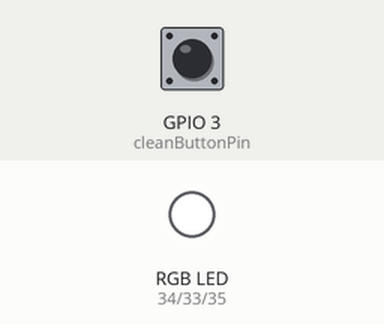
Simulated run of this sketch. Board: ESP32. On the bench: an RGB LED mixed from three pins (HIGH = lit). Dashed ring = blinking. Inputs (shaded band) come from the test bench; at power-on: GPIO 3 (cleanButtonPin) HIGH.

Above: at 1.25 s.
1.3 s: GPIO 3 (cleanButtonPin) pulled LOW for 0.15 s
At 1.55 s:
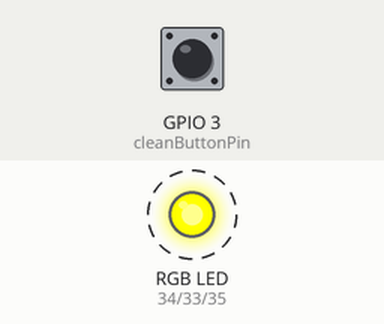
4.3 s: GPIO 3 (cleanButtonPin) pulled LOW for 1 s
At 5.8 s:
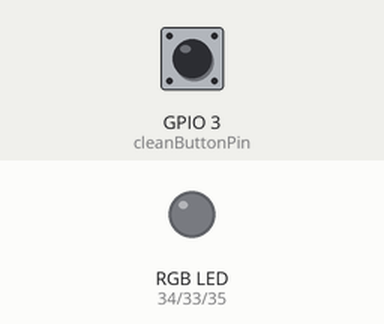
6.8 s: GPIO 3 (cleanButtonPin) pulled LOW for 0.15 s
At 7.1 s:
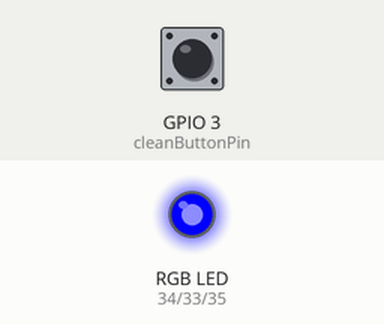
9.9 s: GPIO 3 (cleanButtonPin) pulled LOW for 3.2 s
At 10.85 s:
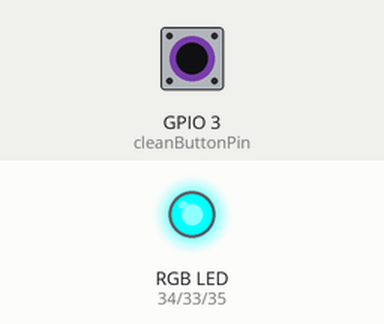
Timing chart, 0 to 15.6 s (numbered marks = the images above; inputs shaded):
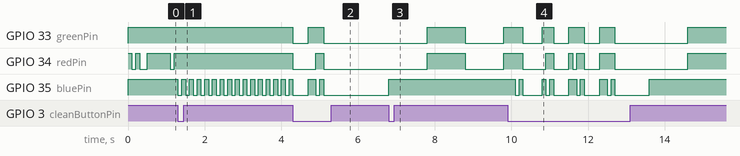

The sketch:

cod_test_leduri.ino
```cpp
#include "LEDControl.h"

// Button Pin
const int cleanButtonPin = 3; // Button to toggle LED modes (active-low)

// Mode and debounce variables
int ledMode = 1; // Current LED pulsing type
unsigned long lastButtonPress = 0;
const unsigned long debounceDelay = 200; // Debounce time in milliseconds

void setup() {
  setupLEDs();

  // Button setup
  pinMode(cleanButtonPin, INPUT_PULLUP); // Active-low button
}

void loop() {
  unsigned long currentMillis = millis();

  // Handle button press for toggling modes
  handleButtonPress(currentMillis);

  // Execute the selected LED mode
  switch (ledMode) {
    case 1: // Heartbeat on red
      heartbeat(currentMillis, 255, 0, 0); // Red
      break;

    case 2: // Fast flash on blue
      fastFlash(currentMillis, 0, 0, 255); // Blue
      break;

    case 3: // Solid white
      setColor(255, 255, 255); // White
      break;

    case 4: // Slow flash on orange
      slowFlashOrange(currentMillis);
      break;
  }
}

void handleButtonPress(unsigned long currentMillis) {
  if (digitalRead(cleanButtonPin) == LOW) { // Button pressed (active-low)
    if (currentMillis - lastButtonPress >= debounceDelay) {
      lastButtonPress = currentMillis;
      ledMode = (ledMode % 4) + 1; // Cycle through modes (1 to 4)
    }
  }
}
```

LedControl.cpp
```cpp
#include "LEDControl.h"

// RGB LED Pins
const int redPin = 34;
const int greenPin = 33;
const int bluePin = 35;

// Timing variables for different effects
unsigned long previousMillis = 0;
bool ledState = false; // Tracks LED state for flashing
int heartbeatState = 0; // Tracks state for heartbeat effect

void setupLEDs() {
  // Set RGB pins as output
  pinMode(redPin, OUTPUT);
  pinMode(greenPin, OUTPUT);
  pinMode(bluePin, OUTPUT);

  // Turn off all LEDs initially
  setColor(0, 0, 0);
}

void setColor(int red, int green, int blue) {
  // Reverse logic: LOW turns the LED on, HIGH turns it off
  digitalWrite(redPin, red > 0 ? LOW : HIGH);
  digitalWrite(greenPin, green > 0 ? LOW : HIGH);
  digitalWrite(bluePin, blue > 0 ? LOW : HIGH);
}

void slowFlashOrange(unsigned long currentMillis) {
  // Slow flash effect with 1-second intervals
  if (currentMillis - previousMillis >= 1000) { // 1 second for slow flash
    previousMillis = currentMillis;
    ledState = !ledState;
    setColor(ledState ? 255 : 0, ledState ? 140 : 0, 0); // Orange: Red = 255, Green = 140, Blue = 0
  }
}

void heartbeat(unsigned long currentMillis, int red, int green, int blue) {
  static unsigned long localMillis = 0;

  switch (heartbeatState) {
    case 0:
      if (currentMillis - localMillis >= 100) { // First pulse ON
        localMillis = currentMillis;
        setColor(red, green, blue);
        heartbeatState++;
      }
      break;
    case 1:
      if (currentMillis - localMillis >= 100) { // First pulse OFF
        localMillis = currentMillis;
        setColor(0, 0, 0);
        heartbeatState++;
      }
      break;
    case 2:
      if (currentMillis - localMillis >= 100) { // Second pulse ON
        localMillis = currentMillis;
        setColor(red, green, blue);
        heartbeatState++;
      }
      break;
    case 3:
      if (currentMillis - localMillis >= 200) { // Second pulse OFF
        localMillis = currentMillis;
        setColor(0, 0, 0);
        heartbeatState++;
      }
      break;
    case 4:
      if (currentMillis - localMillis >= 500) { // Pause after heartbeat
        localMillis = currentMillis;
        heartbeatState = 0;
      }
      break;
  }
}

void fastFlash(unsigned long currentMillis, int red, int green, int blue) {
  if (currentMillis - previousMillis >= 100) { // 100ms for fast flash
    previousMillis = currentMillis;
    ledState = !ledState;
    setColor(ledState ? red : 0, ledState ? green : 0, ledState ? blue : 0);
  }
}
```

LedControl.h
```cpp
#ifndef LEDCONTROL_H
#define LEDCONTROL_H

#include <Arduino.h>

// Function declarations
void setupLEDs();
void setColor(int red, int green, int blue);
void slowFlashOrange(unsigned long currentMillis);
void heartbeat(unsigned long currentMillis, int red, int green, int blue);
void fastFlash(unsigned long currentMillis, int red, int green, int blue);

#endif // LEDCONTROL_H
```

Measured:
- after the input at 1.3 s, GPIO 34 (redPin): stops changing and stays HIGH; GPIO 35 (bluePin): alternates HIGH for 0.10 s and LOW for 0.10 s, starting at once
- after the input at 4.3 s, GPIO 33 (greenPin): HIGH → LOW at once, → HIGH 0.40 s later, → LOW 0.40 s later; GPIO 34 (redPin): HIGH → LOW at once, → HIGH 0.60 s later, → LOW 0.20 s later
- after the input at 6.8 s, GPIO 33 (greenPin), GPIO 34 (redPin): LOW → HIGH after 1.0 s, → LOW 1.0 s later, → HIGH 1.0 s later; GPIO 35 (bluePin): LOW → HIGH at once
- after the input at 9.9 s, GPIO 35 (bluePin): HIGH → LOW after 0.20 s, → HIGH 0.10 s later, → LOW 0.10 s later, → HIGH 0.50 s later, … (16 changes in this stretch)
